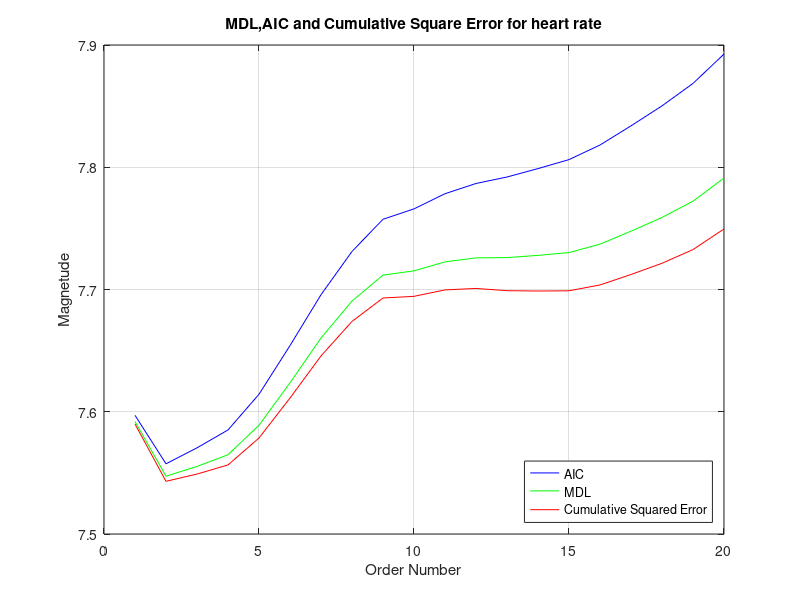

This figure's MATLAB source:
clear all;
close all;
load RRI_DH.mat
N=960;
data1=detrend(RRI_trial_1);
data2=detrend(RRI_trial_2);
data3=detrend(RRI_trial_3);
[r1,lag1]=xcorr(data1,'unbiased');
[r2,lag2]=xcorr(data2,'unbiased');
[r3,lag3]=xcorr(data3,'unbiased');

w=randn(N,1);
m=mean(data3);

y = zeros(N,20);
data=data3-m;
vr=var(data);
data=data/sqrt(vr);
for i = 1:20
    [coef,v] = aryule(data, i);    % yw for Yule-Walker method
    y(:,i) = filter(1,coef,w*sqrt(v));
end

EP=zeros(20,1);
MDL=zeros(20,1);
AIC=zeros(20,1);
for i=1:20
    for j=1:N
        EP(i)=(y(j,i)-data(1,j))^2+EP(i,1);
    end
end

for i=1:20
    MDL(i,1)=log(EP(i,1))+i*log(N)/N;
    AIC(i,1)=log(EP(i,1))+2*i/N;
end
plot(MDL,'b');hold on;
plot(AIC,'g'); 
plot(log(EP),'r');hold off;
grid on;
xlabel('Order Number');
ylabel('Magnetude');
title('MDL,AIC and Cumulative Square Error for heart rate');
legend('AIC','MDL','Cumulative Squared Error','location','SouthEast');